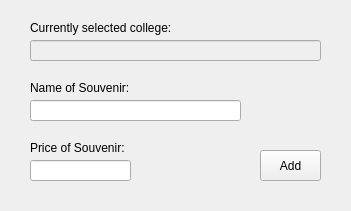
<?xml version="1.0" encoding="UTF-8"?>
<ui version="4.0">
 <class>addSouvenirs</class>
 <widget class="QWidget" name="addSouvenirs">
  <property name="geometry">
   <rect>
    <x>0</x>
    <y>0</y>
    <width>351</width>
    <height>211</height>
   </rect>
  </property>
  <property name="windowTitle">
   <string>Form</string>
  </property>
  <widget class="QLabel" name="label_11">
   <property name="geometry">
    <rect>
     <x>30</x>
     <y>140</y>
     <width>111</width>
     <height>16</height>
    </rect>
   </property>
   <property name="text">
    <string>Price of Souvenir:</string>
   </property>
  </widget>
  <widget class="QLineEdit" name="addSouvenirs_priceSouvenirLineEditEnabled">
   <property name="enabled">
    <bool>true</bool>
   </property>
   <property name="geometry">
    <rect>
     <x>30</x>
     <y>160</y>
     <width>101</width>
     <height>21</height>
    </rect>
   </property>
  </widget>
  <widget class="QPushButton" name="addSouvenirs_addButton">
   <property name="geometry">
    <rect>
     <x>260</x>
     <y>150</y>
     <width>61</width>
     <height>31</height>
    </rect>
   </property>
   <property name="text">
    <string>Add</string>
   </property>
  </widget>
  <widget class="QLabel" name="label_12">
   <property name="geometry">
    <rect>
     <x>30</x>
     <y>20</y>
     <width>151</width>
     <height>16</height>
    </rect>
   </property>
   <property name="text">
    <string>Currently selected college:</string>
   </property>
  </widget>
  <widget class="QLabel" name="label_10">
   <property name="geometry">
    <rect>
     <x>30</x>
     <y>80</y>
     <width>111</width>
     <height>16</height>
    </rect>
   </property>
   <property name="text">
    <string>Name of Souvenir:</string>
   </property>
  </widget>
  <widget class="QLineEdit" name="addSouvenirs_nameSouvenirLineEditEnabled">
   <property name="enabled">
    <bool>true</bool>
   </property>
   <property name="geometry">
    <rect>
     <x>30</x>
     <y>100</y>
     <width>211</width>
     <height>21</height>
    </rect>
   </property>
  </widget>
  <widget class="QLineEdit" name="addSouvenirs_selectedCollegeLineEditDisabled">
   <property name="enabled">
    <bool>false</bool>
   </property>
   <property name="geometry">
    <rect>
     <x>30</x>
     <y>40</y>
     <width>291</width>
     <height>21</height>
    </rect>
   </property>
  </widget>
 </widget>
 <resources/>
 <connections/>
</ui>
